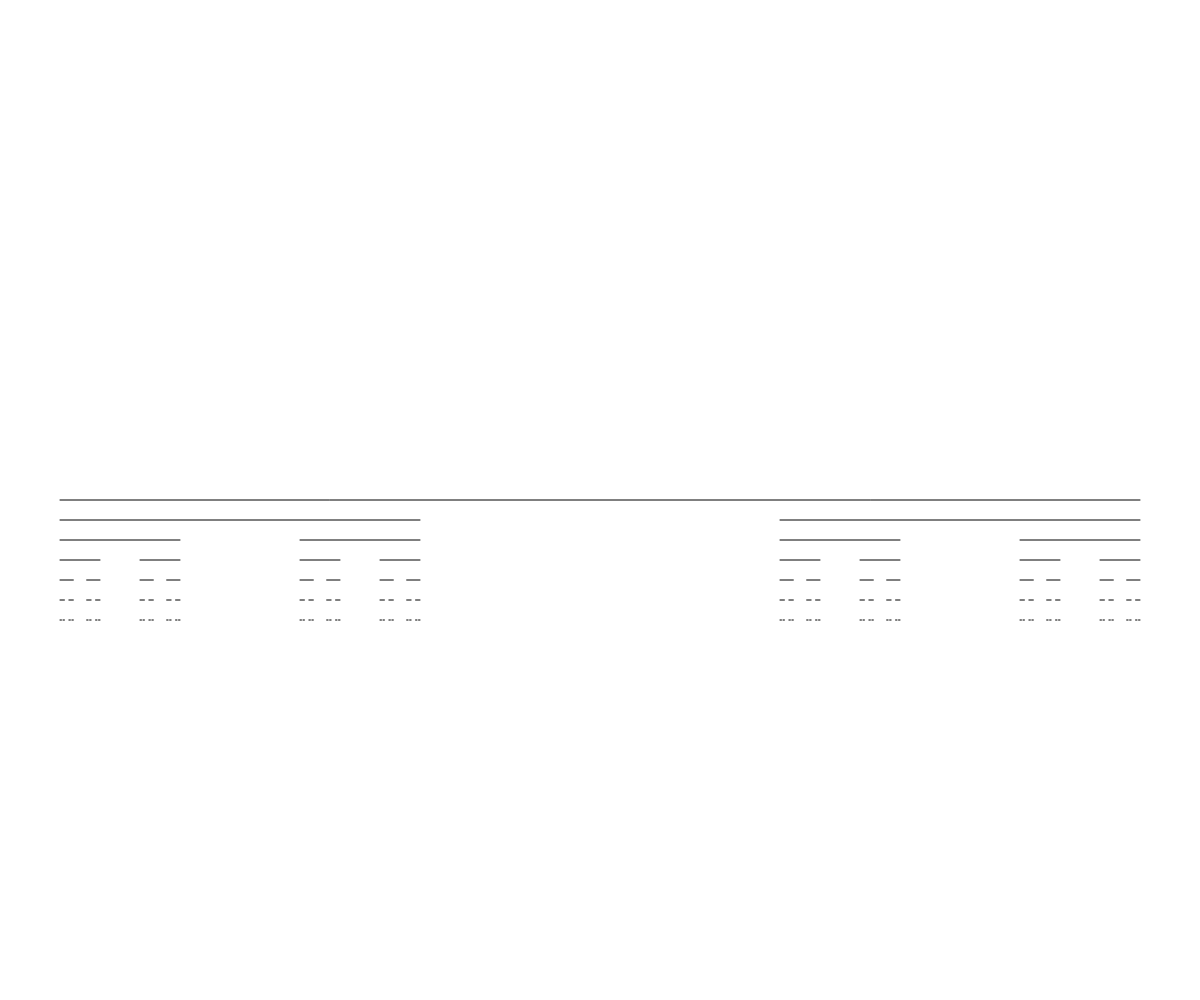
Frame 1 (no input)
Frame 60 (no input): identical to frame 1, image omitted
Frame 120 (the mouse pressed at the canvas centre since frame 60): identical to frame 1, image omitted

The p5.js sketch that drew this single still picture (run headless with seeded random() and noise() and a simulated clock; from frame 60 on, the mouse is pressed at the canvas centre):

// p5.js sketch
// ── sketch.js
// Recursive Visualizations
// Mr. Scott
// Jan 6, 2022
// Some simple recursive visualizations


function setup() {
  createCanvas(windowWidth, windowHeight);
}

function draw() {
  background(255);
  // drawCircle(width/2, height/2, 100);
  // drawCircle(50,50,160);
  strokeWeight(1);
  drawCantor(width * 0.05, height/2, width*0.9);
}

function drawCantor(x, y, len){
  line(x,y, x+len, y); //start with a line
  if(len>3){  //base case: len <=3
    //recursive calls for next two lines (next generation)
    drawCantor(x, y+20, len/3);
    drawCantor(x + 2*len/3, y+20, len/3);
  }

}



function drawCircle(x, y, s){
  //draw a circle recursively
  //(x,y) position
  //s diameter

  //base case is implied (s<=2...do nothing)
  if(s>2){
    circle(x,y,s);
    drawCircle(x,y,s-10);
  }



}
